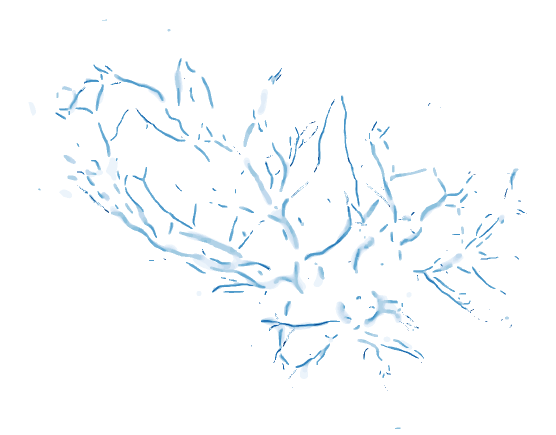
#> input picture .png, 1111 x 869 px, given in place of barium1.png, which was not available (shown at 1/2 size)
$ python hfft_demo.py   (older library calls are emulated)
#> lines starting #> are read from the running program, lines starting #| are printed output that depends on the picture; pictures that were not available may be replaced by others from this repository, and a replacement may not be noted
### hfft.py
#!/usr/bin/env python3

import numpy as np
import numpy.ma as ma
from scipy import signal
import scipy.fftpack as fftpack
from scipy.special import iv, ive
from scipy.ndimage import gaussian_filter
from itertools import combinations_with_replacement

from numpy.linalg import eigvals

# for demos
import matplotlib.pyplot as plt

from skimage.data import camera
from skimage.util import img_as_float
from skimage.measure import compare_mse, compare_nrmse

"""
hfft.py is the implementation of calculating the hessian of a real image based
in frequency space (rather than direct convolution with a gaussian, as is
standard in scipy, for example). This file also contains implementations of the
discrete gaussian kernel, and a visual demonstration of the "semigroup
property" of each implementation.


TODO: PROVIDE MAIN USAGE NOTES
"""

def fft_gaussian(img,sigma, kernel=None):

    """
    https://docs.scipy.org/doc/scipy/reference/generated/scipy.signal.fftconvolve.html

    in particular the example in which a gaussian blur is implemented.

    along with the comment:
    "Gaussian blur implemented using FFT convolution. Notice the dark borders
    around the image, due to the zero-padding beyond its boundaries. The
    convolve2d function allows for other types of image boundaries, but is far
    slower"

    (i.e. doesn't use FFT).

    note that here, you actually take the FFT of a gaussian (rather than
    build it in frequency space). there are ~6 ways to do this.
    """
    #create a 2D gaussian kernel to take the FFT of
    # output of signal.gaussian is normalized to 1 so you need to scale
    # it back to work
    #A = 1 / (2*np.pi*sigma**2) # scale factor for 2D

    if kernel in ('discrete', None):
        kern_x = discrete_gaussian_kernel(img.shape[0], sigma)
        kern_y = discrete_gaussian_kernel(img.shape[1], sigma)
    elif kernel == 'sampled':
        # scaling factor for 1d gaussian (use it twice)
        A = 1 / (np.sqrt((2*np.pi)*sigma**2))
        kern_x = A*signal.gaussian(img.shape[0], sigma)
        kern_y = A*signal.gaussian(img.shape[1], sigma)
    else:
        raise ValueError("Key must be 'discrete' or 'sampled'")

    kernel = np.outer(kern_x, kern_y)

    return signal.fftconvolve(img, kernel, mode='same')


def discrete_gaussian_kernel(n_samples, sigma):
    """
    sigma is the scale, n_samples is the number of samples to compute
    will return a window centered a zero
    i.e. arange(-n_samples//2, n_samples//2+1)

    not sure how to center it on zero though, since integers only

    note! to make this work similarly to fft_gaussian, this uses
    sigma = np.sqrt(t). Usually you'll find this in terms of t

    by using scipy.special.ive instead we prevent blowups
    """
    dom = np.arange(-(n_samples//2), (n_samples//2) + 1)
    #there should be a scaling parameter alpha but whatever
    #return np.exp(-t) * iv(dom,t)
    if (n_samples % 2) == 0:
        dom = dom[1:]
    return ive(dom,sigma**2)


# [319 lines left out: functions fft_dgk, fft_fdgk, fft_weingarten_eigs, fft_hessian, fft_gradient, demo and 2 more, not called in this run]

# [9 lines that do not run on import are left out]

### hfft_demo.py
#!/usr/bin/env python3

"""
this compares the runtime of calculating the hessian via FFT vs. standard
convolution on the old barium sample. for a sequence fo larger scales
"""

import numpy as np
from skimage.data import camera
from skimage.io import imread
from skimage.util import img_as_float

import matplotlib.pyplot as plt
from hfft import fft_gaussian, fft_hessian, fft_dgk
from scipy.ndimage import gaussian_filter

from scipy.linalg import norm
import timeit
import seaborn as sns

#img = camera() / 255.
img = imread('samples/barium1.png', as_grey=True) / 255.
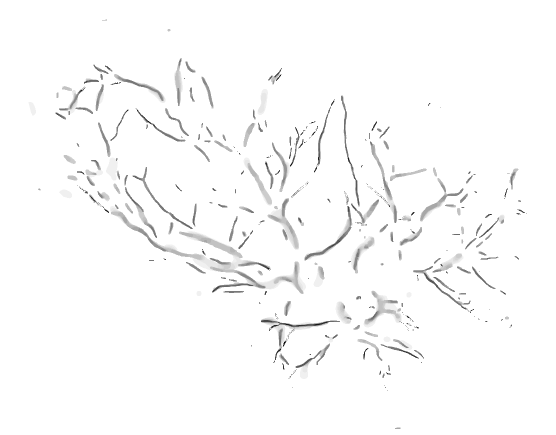
#> img: shape (869, 1111) float64 (shown at 1/2 size); min 0.000673, max 0.00392, mean 0.00387; drawn with min black and max white
mask = imread('samples/barium1.mask.png', as_grey=True)
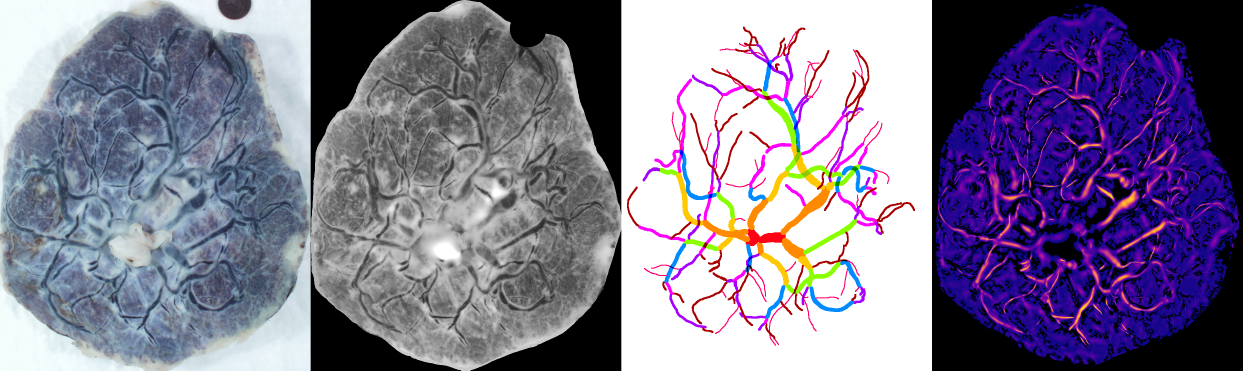
#> input picture M1-T-BN2050224.png, 3728 x 1111 px, given in place of barium1.mask.png, which was not available (shown at 1/3 size)
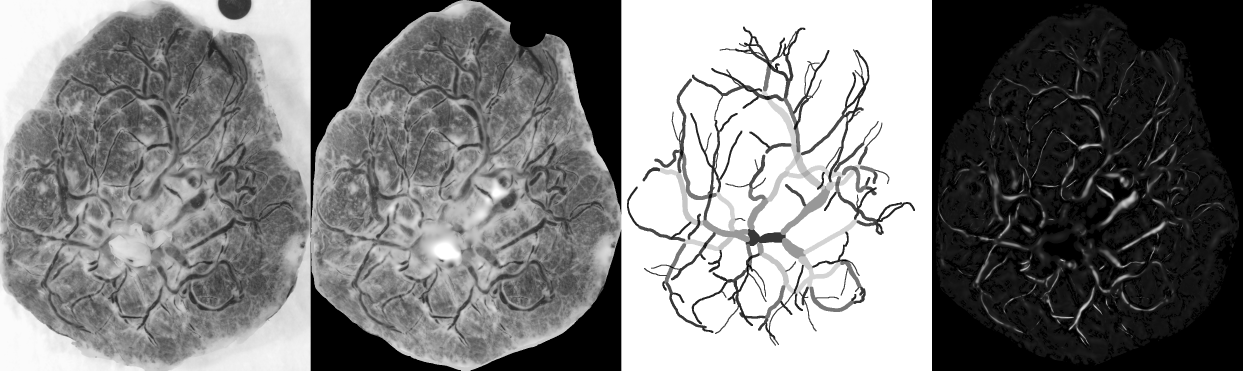
#> mask: shape (1111, 3728) float64 (shown at 1/3 size); min 0, max 1, mean 0.492

img = img_as_float(img)

# compare computation speed over sigmas

# N logarithmically spaced scales between 1 and 2^m
N = 32
m = 8
sigmas = np.logspace(0,m, num=N, base=2)

fft_results = list()
std_results = list()

sns.set()

for sigma in sigmas:
    # test statements to compare (fft-based gaussian vs convolution-based)
    fft_test_statement = "fft_gaussian(img,{},kernel='discrete')".format(sigma)
    std_test_statement = "gaussian_filter(img,{})".format(sigma)
    # run each statement 1 times (with 2 runs in each trial)
    # returns/appends the average of 3 runs
    fft_results.append(timeit.timeit(fft_test_statement,
                                 number=1, globals=globals()))
    std_results.append(timeit.timeit(std_test_statement,
                                 number=1, globals=globals()))

    # now actually evaluate both to compare
    f = eval(fft_test_statement)
    s = eval(std_test_statement)

    # normalize each matrix by frobenius norm and take difference
    # ideally should try to zero out the "mask" area
    diff = np.abs(f / norm(f) - s / norm(s))
    raw_diff = np.abs(f - s)
    # don't care if it's the background
#> (the run stopped early here; a loop or call above may not have finished)
